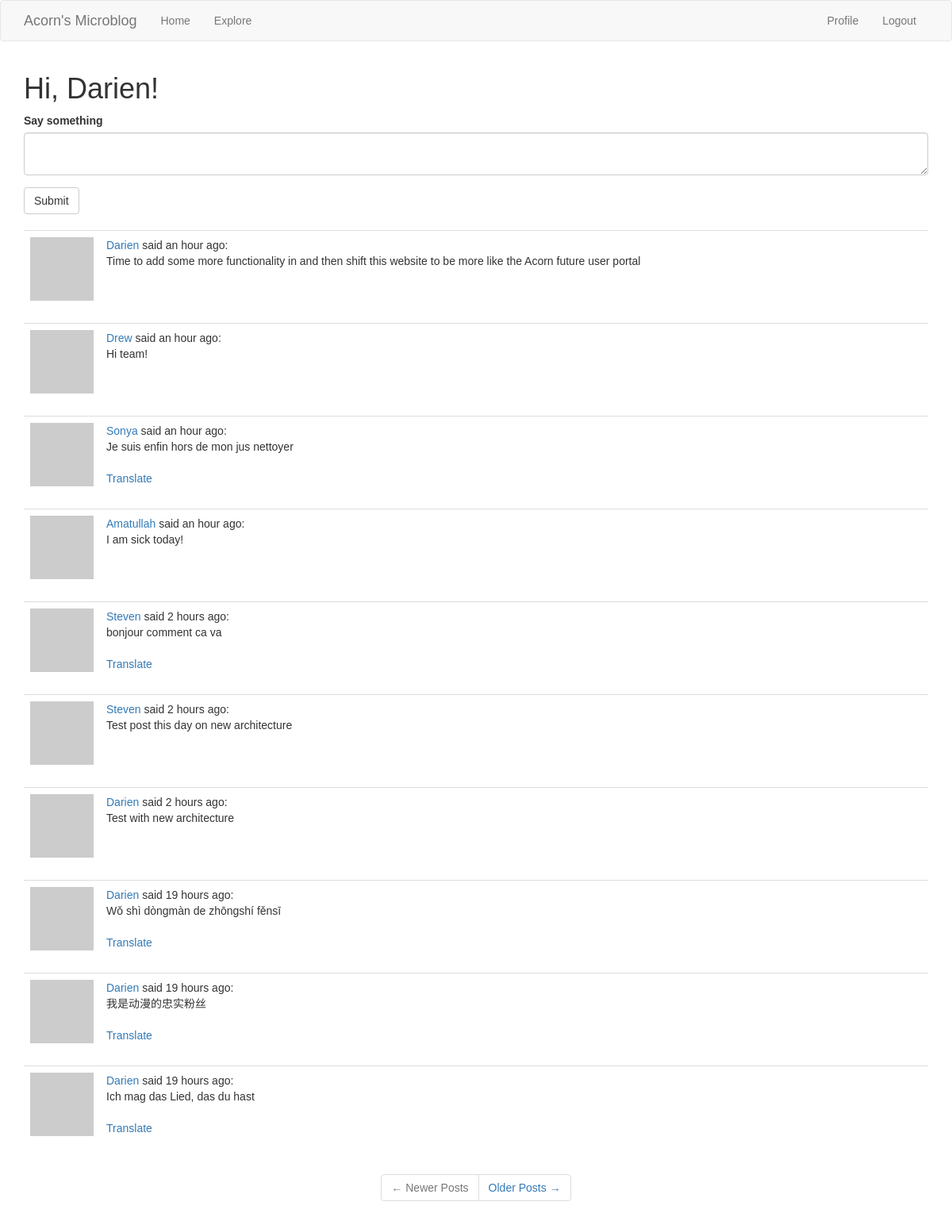
The app's page /index (signed in) with its own data.
### app/models.py (models this page shows, shortened)
class User(UserMixin, db.Model):
    id = db.Column(db.Integer, primary_key=True)
    username = db.Column(db.String(64), index=True, unique=True)
    email = db.Column(db.String(120), index=True, unique=True)
    password_hash = db.Column(db.String(128))
    posts = db.relationship('Post', backref='author', lazy='dynamic')
    followed = db.relationship('User',
                               secondary=followers,
                               primaryjoin=(followers.c.follower_id == id),
                               secondaryjoin=(followers.c.followed_id == id),
                               backref=db.backref('followers',
                                                  lazy='dynamic'),
                               lazy='dynamic')
    def followed_posts(self):
        followed = Post.query \
            .join(followers, (followers.c.followed_id == Post.user_id)) \
            .filter(followers.c.follower_id == self.id)
        own = Post.query.filter_by(user_id=self.id)
        return followed.union(own).order_by(Post.timestamp.desc())
    about_me = db.Column(db.String(140))
    last_seen = db.Column(db.DateTime, default=datetime.utcnow)
    def avatar(self, size):
        digest = md5(self.email.lower().encode('utf-8')).hexdigest()
        return 'https://www.gravatar.com/avatar/{}?d=identicon&s={}'.format(digest, size)

class Post(db.Model):
    id = db.Column(db.Integer, primary_key=True)
    body = db.Column(db.String(140))
    timestamp = db.Column(db.DateTime, index=True, default=datetime.utcnow)
    user_id = db.Column(db.Integer, db.ForeignKey('user.id'))
    language = db.Column(db.String(5))

### app/main/routes.py (the view, shortened to what this page needs)
@bp.route('/', methods=['GET', 'POST'])
@bp.route('/index', methods=['GET', 'POST'])
@login_required
def index():
    form = PostForm()
    page = request.args.get('page', 1, type=int)  # Arg 1: Query Variable, Arg 2: Default Value, Arg 3: D-TYPE (INT)
    posts = current_user.followed_posts().paginate(page, current_app.config['POSTS_PER_PAGE'], False)
    next_url = url_for('main.index', page=posts.next_num) if posts.has_next else None  # Conditional based on has_next
    prev_url = url_for('main.index', page=posts.prev_num) if posts.has_prev else None  # Conditional based on has_prev
    return render_template('index.html',
                           title='Home Page', posts=posts.items, form=form, next_url=next_url, prev_url=prev_url)

### app/main/forms.py
class PostForm(FlaskForm):
    post = TextAreaField('Say something', validators=[DataRequired(), Length(min=1, max=140)])
    submit = SubmitField('Submit')

### app/main/routes.py (called while the page is built)
@bp.before_request
def before_request():
    g.locale = str(get_locale())
    if current_user.is_authenticated:
        current_user.last_seen = datetime.utcnow()
        db.session.commit()

### app/models.py (called while the page is built)
@login.user_loader
def load_user(id):
    return User.query.get(int(id))  # DB may use numeric ID hence the int conversion

### app/templates/index.html
{% extends "base.html" %}
{% import 'bootstrap/wtf.html' as wtf %}
{% block app_content %}
    <h1>
        Hi, {{ current_user.username }}!
    </h1>
    {% if form %}
        {{ wtf.quick_form(form) }}
        <br>
    {% endif %}
    {% for post in posts %}
        {% include '_post.html' %}
    {% endfor %}
    <div class="row text-center">
        <nav aria-label="...">
            <ul class="pagination">
                <li class="page-item{% if not prev_url %} disabled{% endif %}">
                    <a class="page-link" href="{{ prev_url or '#' }}" tabindex="{% if not prev_url %}-1{%else%}1{%endif%}">
                        <span aria-hidden="true">&larr;</span> Newer Posts
                    </a>
                </li>
                <li class="page-item{% if not next_url %} disabled{% endif %}">
                    <a class="page-link" href="{{ next_url or '#' }}" tabindex="{% if not next_url %}-1{%else%}1{%endif%}">
                        Older Posts <span aria-hidden="true">&rarr;</span>
                    </a>
                </li>
            </ul>
        </nav>
    </div>
{% endblock %}

### app/templates/_post.html
<table class="table table-hover">
        <tr>
            <td width="70px">
                <a href="{{ url_for('main.user', username=post.author.username) }}">
                    <img src="{{ post.author.avatar(70) }}" />
                </a>
            </td>
            <td>
                <a class="font-weight-bold" style="text-decoration:none;" href="{{ url_for('main.user', username=post.author.username) }}">
                    {{ post.author.username }}
                </a>
                said {{ moment(post.timestamp).fromNow() }}:
                <br>
                <span id="post{{ post.id }}">
                    {{ post.body }}
                </span>
                {% if post.language and post.language != g.locale %}
                <br><br>
                <span id="translation{{ post.id }}">
                    <a href="javascript:translate(
                                '#post{{ post.id }}',
                                '#translation{{ post.id }}',
                                '{{ post.language }}',
                                '{{ g.locale }}');">{{ 'Translate' }}
                    </a>
                </span>
                {% endif %}
            </td>
        </tr>
    </table>

### app/static/css/main.css (style rules this page uses)
html { font-family: commuters-sans, sans-serif; }
body { font-family: commuters-sans, sans-serif; }

### records on screen
User: username "Darien"
Post: author.username "Darien", timestamp "an hour ago", body "Time to add some more functionality in and then shift this website to be more like the Acorn future user portal"
Post: author.username "Drew", timestamp "an hour ago", body "Hi team!"
Post: author.username "Sonya", timestamp "an hour ago", body "Je suis enfin hors de mon jus nettoyer", value "Translate"
Post: author.username "Amatullah", timestamp "an hour ago", body "I am sick today!"
Post: author.username "Steven", timestamp "2 hours ago", body "bonjour comment ca va", value "Translate"
Post: author.username "Steven", timestamp "2 hours ago", body "Test post this day on new architecture"
Post: author.username "Darien", timestamp "2 hours ago", body "Test with new architecture"
Post: author.username "Darien", timestamp "19 hours ago", body "Wǒ shì dòngmàn de zhōngshí fěnsī", value "Translate"
Post: author.username "Darien", timestamp "19 hours ago", body "我是动漫的忠实粉丝", value "Translate"
Post: author.username "Darien", timestamp "19 hours ago", body "Ich mag das Lied, das du hast", value "Translate"
